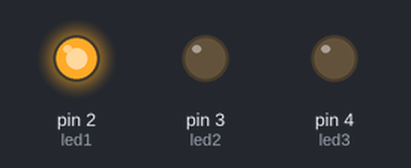
Recording of a sketch running on a simulated Arduino Uno, built with avr-gcc and run on an emulated ATmega328P. Shown: output pins drawn as LEDs (lit = HIGH).

Above: at 0.15 s.
At 0.75 s:
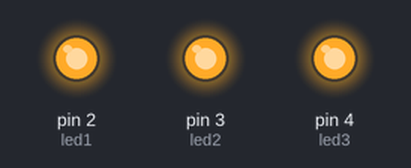
At 2.25 s:
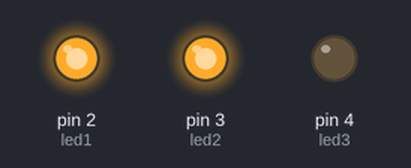
At 3.45 s:
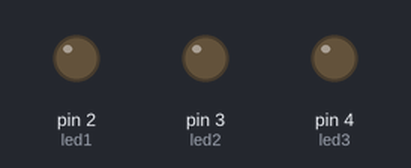
Timing chart, 0 to 4.1 s (numbered marks = the images above):
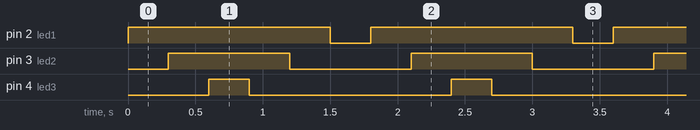

Measured:
- by itself, pin 2 (led1): alternates HIGH for 1.5 s and LOW for 0.30 s
- by itself, pin 3 (led2): alternates HIGH for 0.90 s and LOW for 0.90 s
- by itself, pin 4 (led3): alternates HIGH for 0.30 s and LOW for 1.5 s

The sketch:

Bargraph__Series_of_led_.ino
```cpp
/*
led1 - 2
led2 - 3
led3 - 4
*/

#define led1 2
#define led2 3
#define led3 4

void setup() {
  pinMode(2,OUTPUT);
  pinMode(3,OUTPUT);
  pinMode(4,OUTPUT);
  // put your setup code here, to run once:

}

void loop() {
  digitalWrite(led1,HIGH);
  delay(300);
  digitalWrite(led2,HIGH);
  delay(300);
  digitalWrite(led3,HIGH);
  delay(300);
  digitalWrite(led3,LOW);
  delay(300);
  digitalWrite(led2,LOW);
  delay(300);
  digitalWrite(led1,LOW);
  delay(300);

  // put your main code here, to run repeatedly:
}
```
